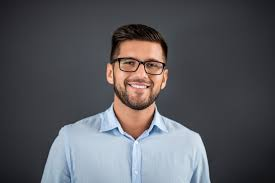
#> input picture image.jpeg, 275 x 183 px
$ jupyter execute edge_detection_opencv.ipynb
#> lines starting #> are read from the running program, lines starting #| are printed output that depends on the picture; after the words box and inside, x2 and y2 are one past the last pixel; in counts of white or black regions, pixels touching at a corner belong together
[cell 1]
#edge detection
import cv2
import matplotlib.pyplot as plt

# read the image
image=cv2.imread('image.jpeg')
#> image is the input picture: shape (183, 275, 3); mean B, G, R 93, 88.2, 88.4

# canny edge detection
edges= cv2.Canny(image, threshold1=30, threshold2=100)
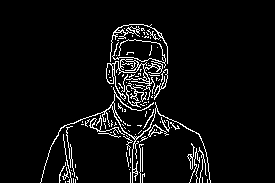
#> edges: shape (183, 275); 5.6% white in thin lines or dots, all inside (x1, y1, x2, y2) = (40, 24, 211, 183)

image=cv2.cvtColor(image, cv2.COLOR_BGR2RGB)
plt.imshow(image)
plt.imshow(edges)
plt.show()
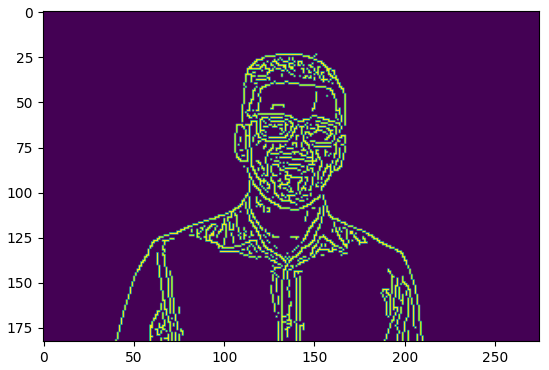
#> figure drawn by matplotlib, 1 panel

$ run again, with face.png saved as image.jpeg
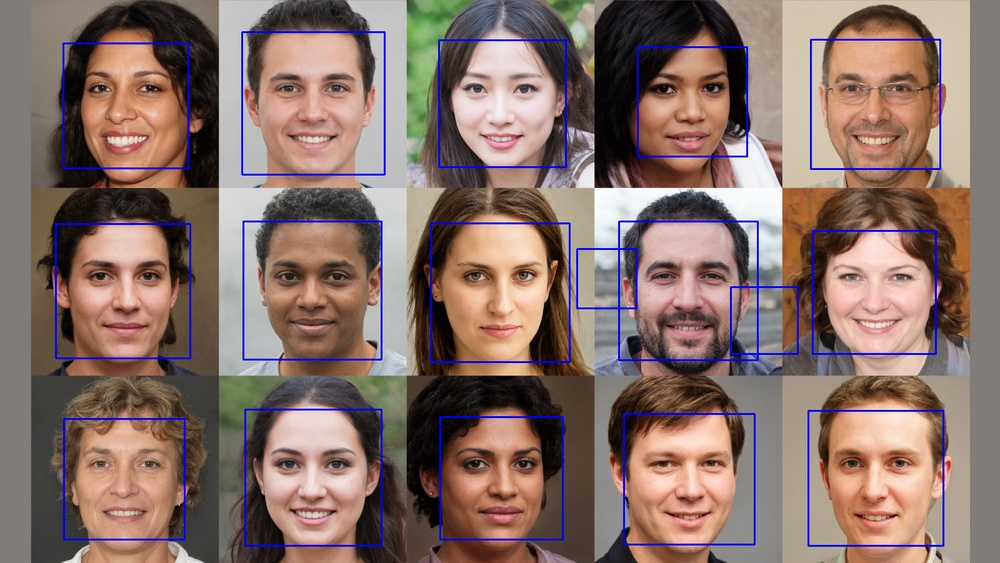
#> input picture face.png, 1000 x 563 px, shrunk from 1600 x 901 before the run
#> image is the input picture: shape (563, 1000, 3); mean B, G, R 106.3, 112.8, 135.6
#> `edges= cv2.Canny(image, threshold1=30, threshold2=100)`:
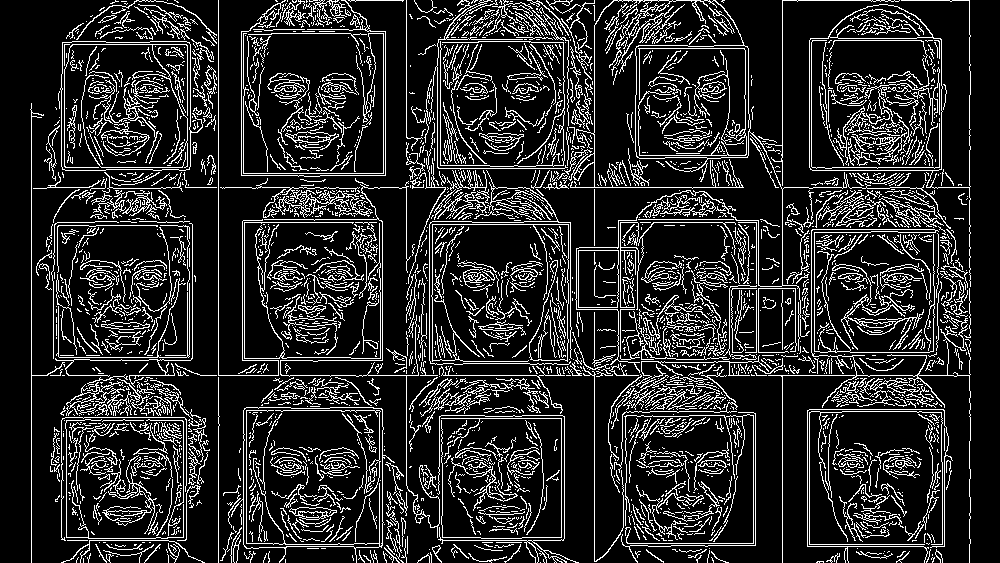
#> edges: shape (563, 1000); 16% white in thin lines or dots
#> `plt.show()`:
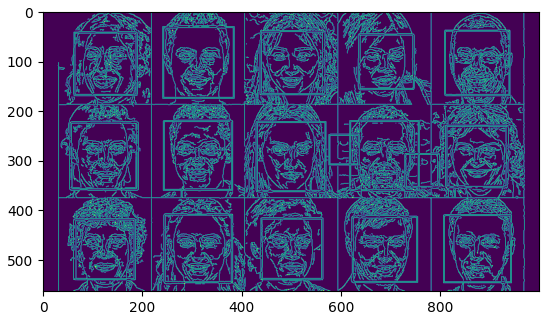
#> figure drawn by matplotlib, 1 panel
